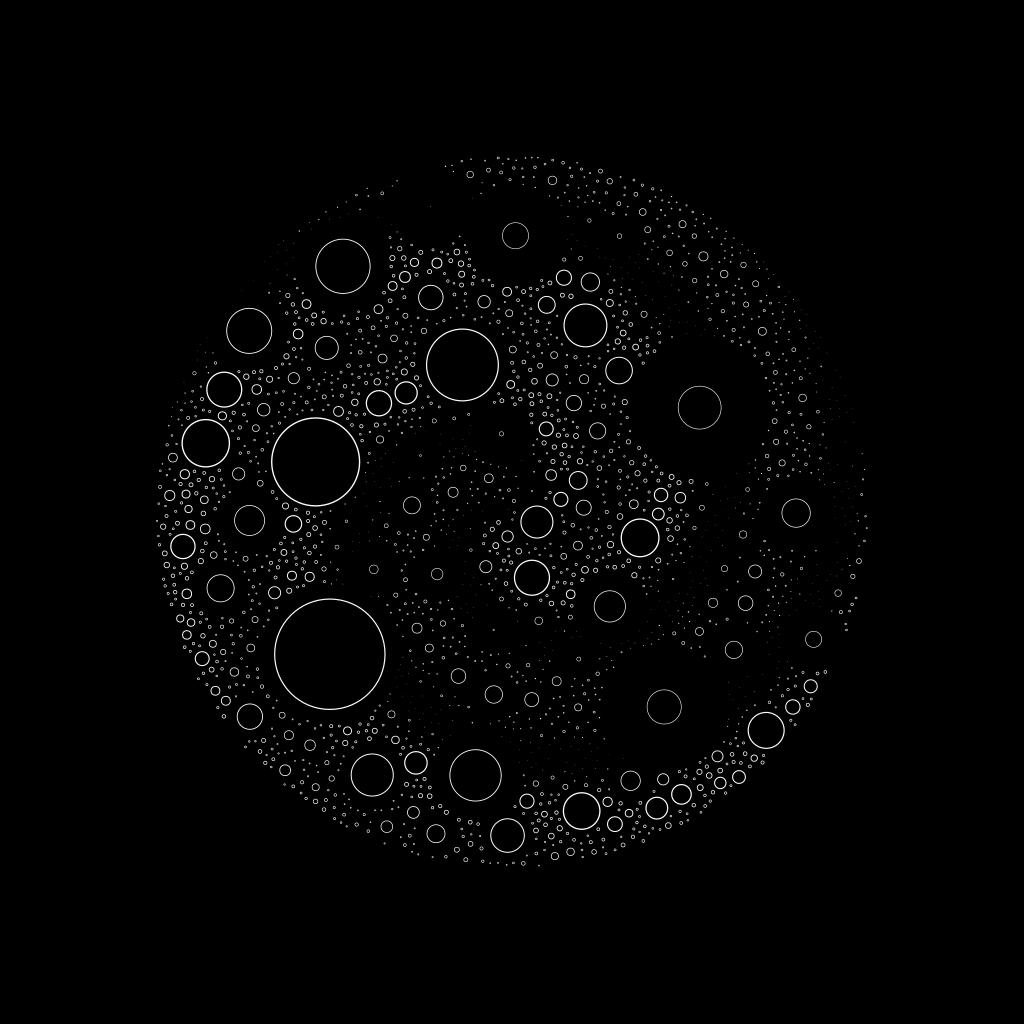

Here is the Python script that generated this plot:
import numpy as np
from scipy.spatial.distance import pdist, squareform

import sys
sys.path.insert(0, '../../tools')
from rendering import *
from geometry import *


name = 'blinking_dots'
width, height = 768, 768
duration = 5



def circle_packing(r_max=0.35 * width):
    dots = []
    area_max = np.pi * r_max*r_max
    area_covered = 0
    while area_covered < 0.7 * area_max:
        x = width * np.random.rand()
        y = height * np.random.rand()
        d_center = np.sqrt((x - width/2)**2 + (y - height/2)**2)
        if d_center + 3 < r_max:
            if len(dots) == 0:
                d_min = r_max - d_center
            else:
                d_min = min([np.sqrt((x - xi)**2 + (y - yi)**2) - r for (xi,yi,r) in dots])
            if d_min >= 3:
                r = 3 + np.random.rand() * min(min(d_min - 3, r_max - d_center - 3), 0.2 * r_max)
                dots.append((x,y,r))
                area_covered += np.pi*r*r
                print(area_covered/area_max)
    return dots


# dots = circle_packing()
# np.save(f'{name}.npy', dots)
dots = np.load(f'{name}.npy')

# Create spiral pattern around center
dots[:,0] -= width/2
dots[:,1] -= height/2
phase = np.pi * np.sin(np.arctan2(dots[:,1], dots[:,0]) + 2*np.pi * np.sqrt(np.sum(np.square(dots[:,:2]), axis=1)) / (0.35*width))
dots[:,0] += width/2
dots[:,1] += height/2



# Render frame at time t
def make_frame(t):
    surface = gz.Surface(width, height)
    progress = t / duration

    for i,(x,y,r) in enumerate(dots):
        r_ = (r-2) * (np.sin(progress*2*np.pi + phase[i]) + 1)/2
        # Empty bubbles
        gz.circle(xy=(x,y), r=r_, stroke_width=.25 + 0.75*(r_**2)/(r**2), stroke=(1,1,1), fill=None).draw(surface)
        # Filles circles
        # gz.circle(xy=(x,y), r=0.95*r_ + 1, stroke_width=0, fill=[1 - (r_**2)/(r**2)]*3).draw(surface)

    return surface.get_npimage()


# Render animation
if __name__ == '__main__':
    save_poster(name, make_frame)
    render_webm(name, make_frame, duration, webm_params)
    convert_to_mp4(name, mp4_params)
